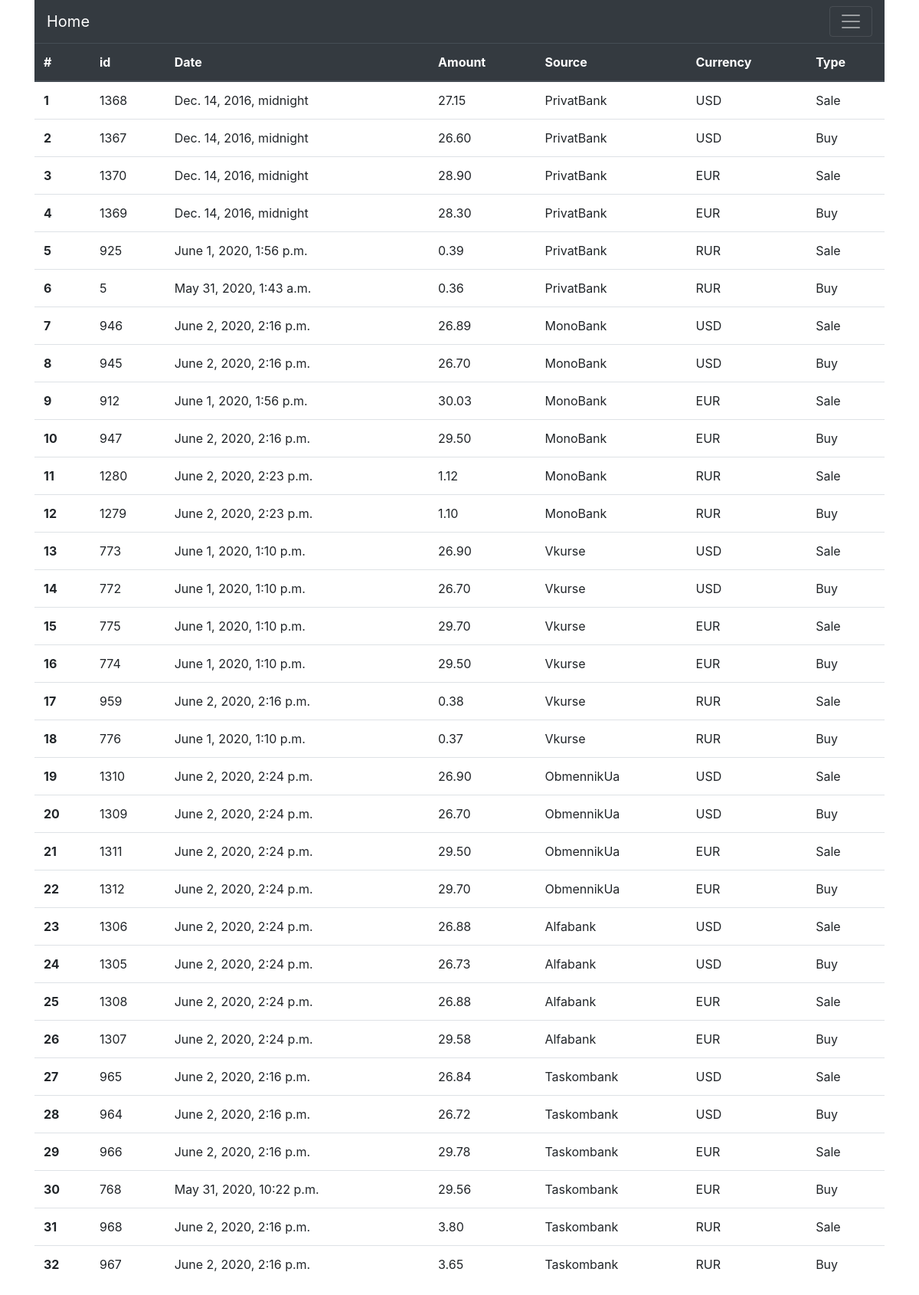
/rate/latest-rates/, run on an earlier commit of the app's database.
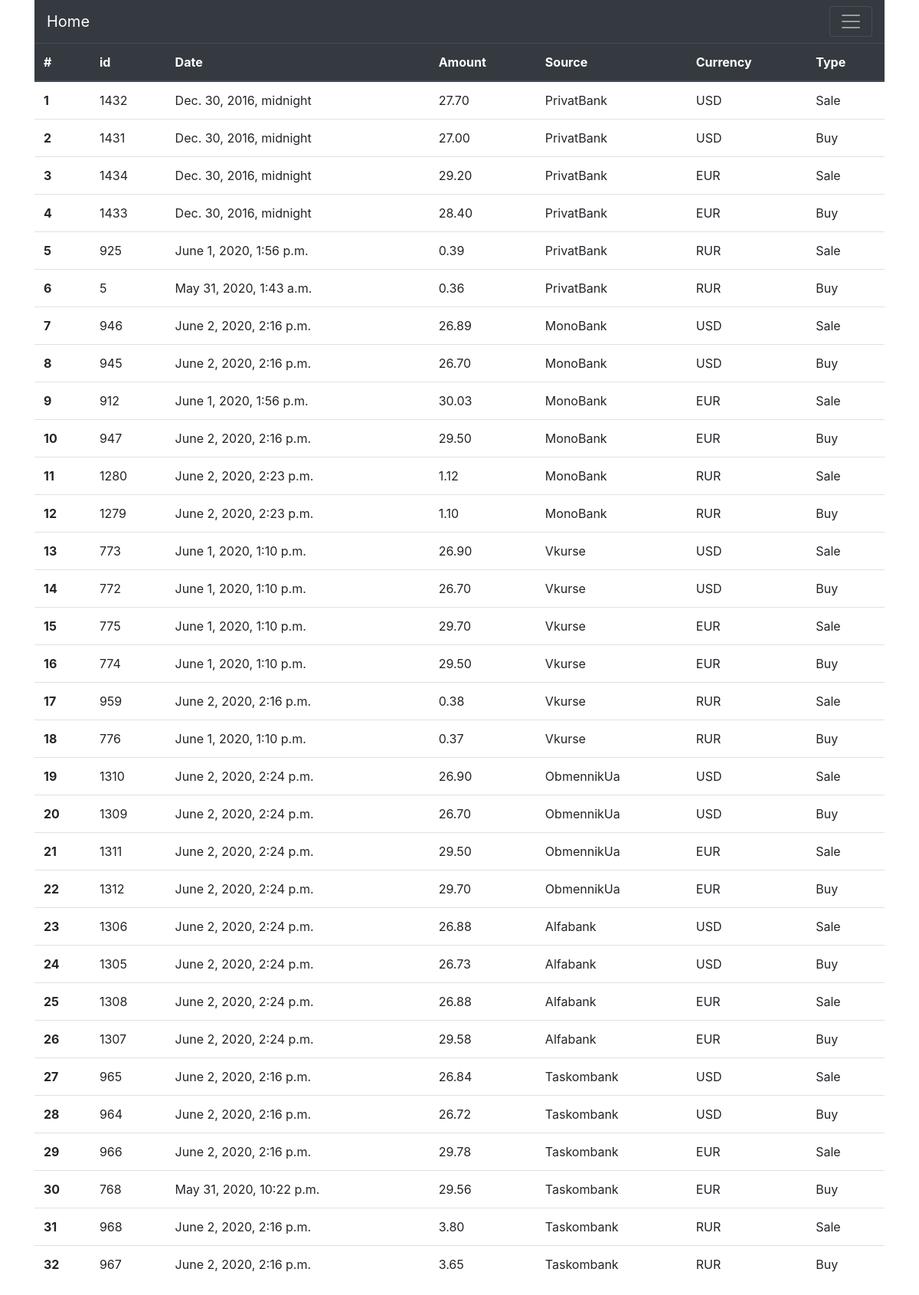
And on a later commit of the database.
### rate/models.py (models this page shows, shortened)
class Rate(models.Model):
    created = models.DateTimeField(auto_now_add=True)
    amount = models.DecimalField(max_digits=5, decimal_places=2)
    source = models.PositiveSmallIntegerField(choices=mch.SOURCE_CHOICES)
    currency_type = models.PositiveSmallIntegerField(choices=mch.CURRENCY_TYPE_CHOICE)
    type = models.PositiveSmallIntegerField(choices=mch.RATE_TYPE_CHOICE) # noqa

### rate/views.py (the view)
class LatestRatesView(TemplateView):
    template_name = 'latest-rates.html'
    def get_context_data(self, **kwargs):
        context = super().get_context_data(**kwargs)
        object_list = []
        for source in mch.SOURCE_CHOICES:  # source
            source = source[0]
            for currency in mch.CURRENCY_TYPE_CHOICE:  # currency_type
                currency = currency[0]
                for type_ in mch.CURRENCY_TYPE_CHOICE:  # type
                    type_ = type_[0]
                    rate = Rate.objects.filter(
                        source=source,
                        type=type_,
                        currency_type=currency,
                    ).last()
                    if rate is not None:
                        object_list.append(rate)
        context['object_list'] = object_list
        return context

### rate/templatetags/active_tab.py (called while the page is built)
@register.filter
def active(path, url_name):
    if path == reverse(url_name):
        return 'active'
    return ''

### templates/latest-rates.html (shortened to what this page needs)
{% extends 'base.html' %}
{% block content %}
<table class="table">
  <thead class="thead-dark">
    <tr>
      <th scope="col">#</th>
      <th scope="col">id</th>
      <th scope="col">Date</th>
      <th scope="col">Amount</th>
      <th scope="col">Source</th>
      <th scope="col">Currency</th>
      <th scope="col">Type</th>
    </tr>
  </thead>
  <tbody>
  {% for rate in object_list %}
    <tr>
      <th scope="row">{{ forloop.counter }}</th>
      <td>{{ rate.id }}</td>
      <td>{{ rate.created }}</td>
      <td>{{ rate.amount }}</td>
      <td>{{ rate.get_source_display }}</td>
      <td>{{ rate.get_currency_type_display }}</td>
      <td>{{ rate.get_type_display }}</td>
    </tr>
  {% endfor %}
  </tbody>
</table>
{% endblock content %}

What changed in the data, as far as the page shows it:
no longer on this page (row unchanged): Rate: id "1368", created "Dec. 14, 2016, midnight", amount "27.15", source "PrivatBank", currency_type "USD", type "Sale"
no longer on this page (row unchanged): Rate: id "1367", created "Dec. 14, 2016, midnight", amount "26.60", source "PrivatBank", currency_type "USD", type "Buy"
no longer on this page (row unchanged): Rate: id "1370", created "Dec. 14, 2016, midnight", amount "28.90", source "PrivatBank", currency_type "EUR", type "Sale"
no longer on this page (row unchanged): Rate: id "1369", created "Dec. 14, 2016, midnight", amount "28.30", source "PrivatBank", currency_type "EUR", type "Buy"
added Rate: id "1432", created "Dec. 30, 2016, midnight", amount "27.70", source "PrivatBank", currency_type "USD", type "Sale"
added Rate: id "1431", created "Dec. 30, 2016, midnight", amount "27.00", source "PrivatBank", currency_type "USD", type "Buy"
added Rate: id "1434", created "Dec. 30, 2016, midnight", amount "29.20", source "PrivatBank", currency_type "EUR", type "Sale"
added Rate: id "1433", created "Dec. 30, 2016, midnight", amount "28.40", source "PrivatBank", currency_type "EUR", type "Buy"
